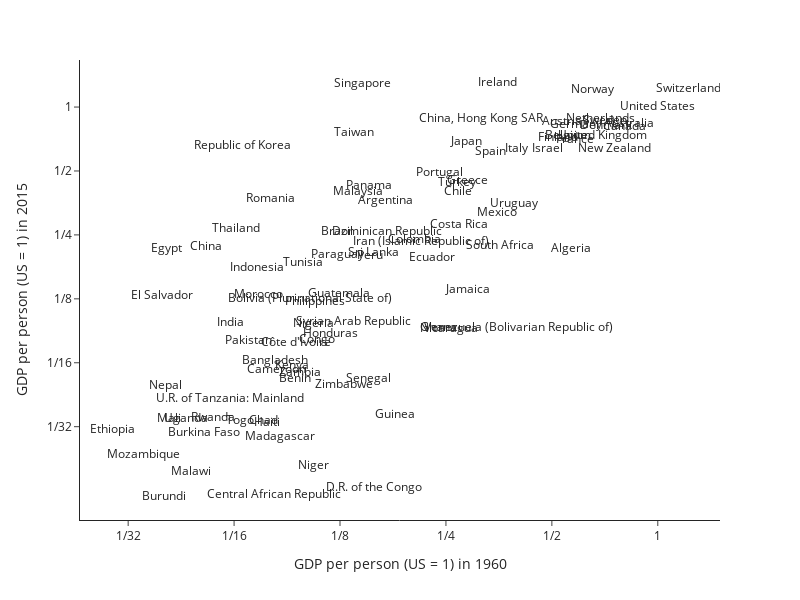

The notebook cell saved with this chart:
### Markdown cell above
## Replicating Figure 24

### Code cell
fig = px.scatter(data_for_plot[restriction], 'rgdpc1960_rel_us', 'rgdpc2015_rel_us', 
                 text = data_for_plot[restriction].index, 
                 log_x = True, log_y=True)

fig.update_layout(template = 'simple_white',
                  width = 800, height = 600,
                  xaxis_title = 'GDP per person (US = 1) in 1960',
                  yaxis_title = 'GDP per person (US = 1) in 2015')
fig.update_xaxes(tickvals = [1/32, 1/16, 1/8, 1/4, 1/2, 1],
                 ticktext = ["1/32", "1/16", "1/8", "1/4", "1/2", "1"])
fig.update_yaxes(tickvals = [1/32, 1/16, 1/8, 1/4, 1/2, 1],
                 ticktext = ["1/32", "1/16", "1/8", "1/4", "1/2", "1"])
fig.update_traces(mode='text')

### Figure 1 — Plotly figure (JSON) as saved in the notebook; plotly's stock layout.template omitted (floating-point values rounded to 4 significant figures)
{"data": [{"hovertemplate": "rgdpc1960_rel_us=%{x}<br>rgdpc2015_rel_us=%{y}<br>text=%{text}<extra></extra>", "legendgroup": "", "marker": {"color": "#636efa", "symbol": "circle"}, "mode": "text", "name": "", "orientation": "v", "showlegend": false, "text": ["Argentina", "Australia", "Austria", "Burundi", "Belgium", "Benin", "Burkina Faso", "Bangladesh", "Bolivia (Plurinational State of)", "Brazil", "Central African Republic", "Canada", "Switzerland", "Chile", "China", "Côte d'Ivoire", "Cameroon", "D.R. of the Congo", "Congo", "Colombia", "Costa Rica", "Germany", "Denmark", "Dominican Republic", "Algeria", "Ecuador", "Egypt", "Spain", "Ethiopia", "Finland", "France", "United Kingdom", "Ghana", "Guinea", "Greece", "Guatemala", "China, Hong Kong SAR", "Honduras", "Haiti", "Indonesia", "India", "Ireland", "Iran (Islamic Republic of)", "Israel", "Italy", "Jamaica", "Japan", "Kenya", "Republic of Korea", "Sri Lanka", "Morocco", "Madagascar", "Mexico", "Mali", "Mozambique", "Malawi", "Malaysia", "Niger", "Nigeria", "Nicaragua", "Netherlands", "Norway", "Nepal", "New Zealand", "Pakistan", "Panama", "Peru", "Philippines", "Portugal", "Paraguay", "Romania", "Rwanda", "Senegal", "Singapore", "El Salvador", "Sweden", "Syrian Arab Republic", "Chad", "Togo", "Thailand", "Tunisia", "Turkey", "Taiwan", "U.R. of Tanzania: Mainland", "Uganda", "Uruguay", "United States", "Venezuela (Bolivarian Republic of)", "South Africa", "Zambia", "Zimbabwe"], "type": "scatter", "x": [0.1683, 0.8281, 0.5353, 0.03957, 0.557, 0.09329, 0.05123, 0.08193, 0.1027, 0.1225, 0.08125, 0.8068, 1.219, 0.2714, 0.05211, 0.09361, 0.08232, 0.1564, 0.1078, 0.2031, 0.2718, 0.5849, 0.7112, 0.1695, 0.5679, 0.2287, 0.0402, 0.3338, 0.02812, 0.5213, 0.5836, 0.6959, 0.2378, 0.179, 0.2873, 0.1246, 0.3147, 0.1176, 0.07753, 0.07274, 0.06122, 0.351, 0.2124, 0.4873, 0.3974, 0.2895, 0.2869, 0.09114, 0.06583, 0.1557, 0.07332, 0.08434, 0.3499, 0.0407, 0.03455, 0.04714, 0.141, 0.1053, 0.1049, 0.2543, 0.6873, 0.6525, 0.03993, 0.7525, 0.0686, 0.1514, 0.1522, 0.1061, 0.2399, 0.1229, 0.07952, 0.05449, 0.1503, 0.1449, 0.03905, 0.706, 0.1362, 0.07559, 0.0649, 0.06319, 0.09811, 0.2689, 0.1366, 0.06088, 0.04549, 0.3915, 1, 0.4009, 0.355, 0.09634, 0.1283], "xaxis": "x", "y": [0.3621, 0.8321, 0.8476, 0.01458, 0.7326, 0.05248, 0.02932, 0.06345, 0.1253, 0.2575, 0.01491, 0.8019, 1.221, 0.3965, 0.2184, 0.07758, 0.05752, 0.01614, 0.08033, 0.2357, 0.279, 0.821, 0.8112, 0.259, 0.2137, 0.194, 0.2156, 0.6111, 0.03004, 0.7116, 0.7003, 0.7282, 0.09146, 0.03564, 0.4498, 0.1322, 0.8812, 0.085, 0.03268, 0.175, 0.09624, 1.298, 0.2306, 0.6368, 0.6319, 0.1382, 0.6879, 0.06044, 0.6533, 0.2057, 0.1299, 0.02807, 0.3163, 0.03394, 0.02296, 0.0192, 0.3973, 0.02036, 0.09525, 0.09054, 0.8825, 1.209, 0.04834, 0.633, 0.07942, 0.4234, 0.1992, 0.1211, 0.4895, 0.2003, 0.3685, 0.03445, 0.05243, 1.287, 0.1296, 0.8558, 0.09762, 0.03318, 0.0331, 0.266, 0.1844, 0.44, 0.7551, 0.04216, 0.03393, 0.3509, 1, 0.09075, 0.2209, 0.05598, 0.04921], "yaxis": "y"}], "layout": {"height": 600, "legend": {"tracegroupgap": 0}, "margin": {"t": 60}, "width": 800, "xaxis": {"anchor": "y", "domain": [0, 1], "ticktext": ["1/32", "1/16", "1/8", "1/4", "1/2", "1"], "tickvals": [0.03125, 0.0625, 0.125, 0.25, 0.5, 1], "title": {"text": "GDP per person (US = 1) in 1960"}, "type": "log"}, "yaxis": {"anchor": "x", "domain": [0, 1], "ticktext": ["1/32", "1/16", "1/8", "1/4", "1/2", "1"], "tickvals": [0.03125, 0.0625, 0.125, 0.25, 0.5, 1], "title": {"text": "GDP per person (US = 1) in 2015"}, "type": "log"}}}
